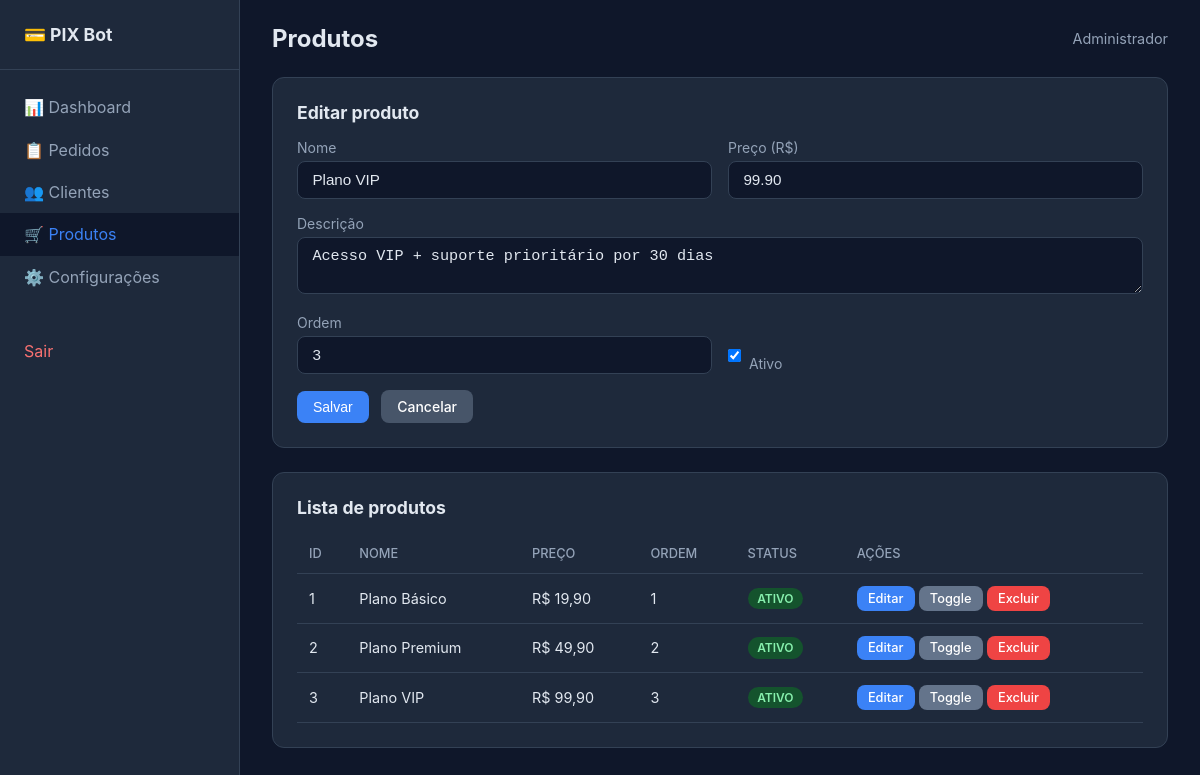
The page /panel/products.php?edit=3 (signed in) on the database its author committed.
### tables this page shows
CREATE TABLE IF NOT EXISTS products (
  id INT UNSIGNED AUTO_INCREMENT PRIMARY KEY,
  name VARCHAR(150) NOT NULL,
  description TEXT,
  price DECIMAL(10,2) NOT NULL,
  active TINYINT(1) DEFAULT 1,
  sort_order INT DEFAULT 0,
  created_at TIMESTAMP DEFAULT CURRENT_TIMESTAMP,
  updated_at TIMESTAMP DEFAULT CURRENT_TIMESTAMP ON UPDATE CURRENT_TIMESTAMP
);

### panel/config.php (called while the page is built, shortened)
<?php
function db(): PDO {
    static $pdo = null;
    if ($pdo === null) {
        $dsn = sprintf(
            'mysql:host=%s;port=%s;dbname=%s;charset=utf8mb4',
            DB_HOST,
            DB_PORT,
            DB_NAME
        );
        $pdo = new PDO($dsn, DB_USER, DB_PASS, [
            PDO::ATTR_ERRMODE => PDO::ERRMODE_EXCEPTION,
            PDO::ATTR_DEFAULT_FETCH_MODE => PDO::FETCH_ASSOC,
            PDO::ATTR_EMULATE_PREPARES => false,
        ]);
    }
    return $pdo;
}
function e(?string $str): string {
    return htmlspecialchars($str ?? '', ENT_QUOTES, 'UTF-8');
}
function money($value): string {
    return 'R$ ' . number_format((float)$value, 2, ',', '.');
}

### panel/products.php (the view, shortened to what this page needs)
<?php
require_once __DIR__ . '/config.php';
$edit = null;
if (isset($_GET['edit'])) {
    $stmt = db()->prepare('SELECT * FROM products WHERE id = ?');
    $stmt->execute([(int)$_GET['edit']]);
    $edit = $stmt->fetch();
}
$products = db()->query('SELECT * FROM products ORDER BY sort_order, id')->fetchAll();
include __DIR__ . '/layout.php';
?>
<div class="card" style="margin-bottom: 1.5rem;">
    <h2><?= $edit ? 'Editar produto' : 'Novo produto' ?></h2>
    <form method="POST">
        <div class="form-row">
            <div>
                <label>Nome</label>
                <input type="text" name="name" required value="<?= e($edit['name'] ?? '') ?>">
            </div>
            <div>
                <label>Preço (R$)</label>
                <input type="text" name="price" required value="<?= e($edit['price'] ?? '') ?>" placeholder="19.90">
            </div>
        </div>
        <label>Descrição</label>
        <textarea name="description" rows="2"><?= e($edit['description'] ?? '') ?></textarea>
        <div class="form-row">
            <div>
                <label>Ordem</label>
                <input type="number" name="sort_order" value="<?= e($edit['sort_order'] ?? '0') ?>">
            </div>
            <div style="display:flex;align-items:center;gap:0.5rem;padding-top:1.5rem;">
                <input type="checkbox" name="active" id="active" <?= ($edit['active'] ?? 1) ? 'checked' : '' ?> style="width:auto">
                <label for="active" style="margin:0">Ativo</label>
            </div>
        </div>
        <button type="submit" class="btn"><?= $edit ? 'Salvar' : 'Criar produto' ?></button>
        <?php if ($edit): ?>
            <a href="products.php" class="btn" style="background:#475569;margin-left:0.5rem">Cancelar</a>
        <?php endif; ?>
    </form>
</div>
<div class="card">
    <h2>Lista de produtos</h2>
    <div class="table-wrap">
        <table>
            <thead>
                <tr>
                    <th>ID</th>
                    <th>Nome</th>
                    <th>Preço</th>
                    <th>Ordem</th>
                    <th>Status</th>
                    <th>Ações</th>
                </tr>
            </thead>
            <tbody>
                <?php foreach ($products as $p): ?>
                <tr>
                    <td><?= $p['id'] ?></td>
                    <td><?= e($p['name']) ?></td>
                    <td><?= money($p['price']) ?></td>
                    <td><?= $p['sort_order'] ?></td>
                    <td>
                        <span class="badge <?= $p['active'] ? 'badge-paid' : 'badge-expired' ?>">
                            <?= $p['active'] ? 'ATIVO' : 'INATIVO' ?>
                        </span>
                    </td>
                    <td>
                        <a href="?edit=<?= $p['id'] ?>" class="btn btn-sm">Editar</a>
                        <a href="?toggle=<?= $p['id'] ?>" class="btn btn-sm" style="background:#64748b">Toggle</a>
                        <a href="?delete=<?= $p['id'] ?>" class="btn btn-sm btn-danger" onclick="return confirm('Excluir?')">Excluir</a>
                    </td>
                </tr>
                <?php endforeach; ?>
            </tbody>
        </table>
    </div>
</div>
<?php include __DIR__ . '/layout_end.php'; ?>

### panel/layout.php (style rules this page uses)
:root { --bg: #0f172a; --card: #1e293b; --border: #334155; --text: #e2e8f0; --muted: #94a3b8; --primary: #3b82f6; --green: #22c55e; --orange: #f59e0b; --red: #ef4444; }
* { box-sizing: border-box; margin: 0; padding: 0; }
body { font-family: -apple-system, BlinkMacSystemFont, 'Segoe UI', Roboto, sans-serif; background: var(--bg); color: var(--text); min-height: 100vh; display: flex; }
.card { background: var(--card); border: 1px solid var(--border); border-radius: 12px; padding: 1.5rem; }
.card h2 { font-size: 1.1rem; margin-bottom: 1rem; }
.table-wrap { overflow-x: auto; }
table { width: 100%; border-collapse: collapse; font-size: 0.9rem; }
th, td { padding: 0.75rem; text-align: left; border-bottom: 1px solid var(--border); }
th { color: var(--muted); font-weight: 500; font-size: 0.8rem; text-transform: uppercase; }
.badge { display: inline-block; padding: 0.2rem 0.6rem; border-radius: 999px; font-size: 0.75rem; font-weight: 600; }
.badge-paid { background: #14532d; color: #86efac; }
.btn { display: inline-block; padding: 0.5rem 1rem; border-radius: 8px; border: none; font-size: 0.875rem; font-weight: 500; cursor: pointer; text-decoration: none; color: white; background: var(--primary); }
.btn-danger { background: var(--red); }
.btn-sm { padding: 0.3rem 0.7rem; font-size: 0.8rem; }
form label { display: block; margin-bottom: 0.3rem; font-size: 0.875rem; color: var(--muted); }
form input, form textarea, form select { width: 100%; padding: 0.6rem 0.9rem; border: 1px solid var(--border); border-radius: 8px; background: var(--bg); color: var(--text); margin-bottom: 1rem; font-size: 0.95rem; }
.form-row { display: grid; grid-template-columns: 1fr 1fr; gap: 1rem; }

### rows shown on the page
products: name "Plano VIP", price "99.90", description "Acesso VIP + suporte prioritário por 30 dias", sort_order "3", active "☑", id "3", price "R$ 99,90", shows "ATIVO"
products: id "1", name "Plano Básico", price "R$ 19,90", sort_order "1", active "ATIVO"
products: id "2", name "Plano Premium", price "R$ 49,90", sort_order "2", active "ATIVO"

### other values the page prints
$pageTitle "Produtos"
$_SESSION['admin_name'] "Administrador"
